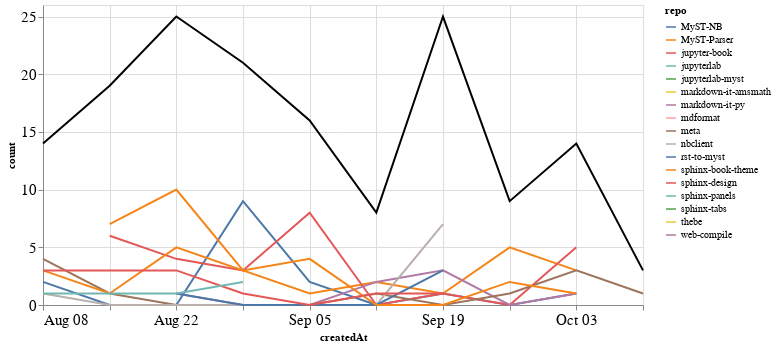

The cell this chart's notebook holds for it:
### Markdown cell above
### Comments

### Code cell
comments_time = comments.groupby('repo').resample('W', on='createdAt').count()['author'].reset_index()
comments_time = comments_time.rename(columns={'author': 'count'})
comments_time_total = comments_time.groupby('createdAt').agg({"count": "sum"}).reset_index()
ch1 = alt.Chart(comments_time, width=600).mark_line().encode(
    x='createdAt',
    y='count',
    color='repo',
    tooltip="repo"
)

ch2 = alt.Chart(comments_time_total, width=600).mark_line(color="black").encode(
    x='createdAt',
    y='count',
)

ch1 + ch2

### Figure 1 — Vega-Lite specification as saved in the notebook (floating-point values rounded to 4 significant figures)
{"config": {"axisLeft": {"labelFontSize": 15}, "axisBottom": {"labelFontSize": 15}}, "layer": [{"data": {"name": "data-629866b3200f2aa136e567824c971d2d"}, "mark": "line", "encoding": {"color": {"type": "nominal", "field": "repo"}, "tooltip": {"type": "nominal", "field": "repo"}, "x": {"type": "temporal", "field": "createdAt"}, "y": {"type": "quantitative", "field": "count"}}, "width": 600}, {"data": {"name": "data-b5569848549a3767781e23b18191d776"}, "mark": {"type": "line", "color": "black"}, "encoding": {"x": {"type": "temporal", "field": "createdAt"}, "y": {"type": "quantitative", "field": "count"}}, "width": 600}], "$schema": "https://vega.github.io/schema/vega-lite/v4.8.1.json", "datasets": {"data-629866b3200f2aa136e567824c971d2d": [{"repo": "MyST-NB", "createdAt": "2021-08-08T00:00:00", "count": 2}, {"repo": "MyST-NB", "createdAt": "2021-08-15T00:00:00", "count": 0}, {"repo": "MyST-NB", "createdAt": "2021-08-22T00:00:00", "count": 0}, {"repo": "MyST-NB", "createdAt": "2021-08-29T00:00:00", "count": 9}, {"repo": "MyST-NB", "createdAt": "2021-09-05T00:00:00", "count": 2}, {"repo": "MyST-NB", "createdAt": "2021-09-12T00:00:00", "count": 0}, {"repo": "MyST-NB", "createdAt": "2021-09-19T00:00:00", "count": 1}, {"repo": "MyST-NB", "createdAt": "2021-09-26T00:00:00", "count": 0}, {"repo": "MyST-NB", "createdAt": "2021-10-03T00:00:00", "count": 1}, {"repo": "MyST-Parser", "createdAt": "2021-08-15T00:00:00", "count": 7}, {"repo": "MyST-Parser", "createdAt": "2021-08-22T00:00:00", "count": 10}, {"repo": "MyST-Parser", "createdAt": "2021-08-29T00:00:00", "count": 3}, {"repo": "MyST-Parser", "createdAt": "2021-09-05T00:00:00", "count": 1}, {"repo": "MyST-Parser", "createdAt": "2021-09-12T00:00:00", "count": 2}, {"repo": "MyST-Parser", "createdAt": "2021-09-19T00:00:00", "count": 1}, {"repo": "MyST-Parser", "createdAt": "2021-09-26T00:00:00", "count": 5}, {"repo": "MyST-Parser", "createdAt": "2021-10-03T00:00:00", "count": 3}, {"repo": "jupyter-book", "createdAt": "2021-08-15T00:00:00", "count": 6}, {"repo": "jupyter-book", "createdAt": "2021-08-22T00:00:00", "count": 4}, {"repo": "jupyter-book", "createdAt": "2021-08-29T00:00:00", "count": 3}, {"repo": "jupyter-book", "createdAt": "2021-09-05T00:00:00", "count": 8}, {"repo": "jupyter-book", "createdAt": "2021-09-12T00:00:00", "count": 0}, {"repo": "jupyter-book", "createdAt": "2021-09-19T00:00:00", "count": 1}, {"repo": "jupyter-book", "createdAt": "2021-09-26T00:00:00", "count": 0}, {"repo": "jupyter-book", "createdAt": "2021-10-03T00:00:00", "count": 5}, {"repo": "jupyterlab", "createdAt": "2021-09-19T00:00:00", "count": 1}, {"repo": "jupyterlab-myst", "createdAt": "2021-09-19T00:00:00", "count": 7}, {"repo": "markdown-it-amsmath", "createdAt": "2021-09-12T00:00:00", "count": 1}, {"repo": "markdown-it-py", "createdAt": "2021-08-22T00:00:00", "count": 1}, {"repo": "markdown-it-py", "createdAt": "2021-08-29T00:00:00", "count": 0}, {"repo": "markdown-it-py", "createdAt": "2021-09-05T00:00:00", "count": 0}, {"repo": "markdown-it-py", "createdAt": "2021-09-12T00:00:00", "count": 2}, {"repo": "markdown-it-py", "createdAt": "2021-09-19T00:00:00", "count": 3}, {"repo": "markdown-it-py", "createdAt": "2021-09-26T00:00:00", "count": 0}, {"repo": "markdown-it-py", "createdAt": "2021-10-03T00:00:00", "count": 1}, {"repo": "mdformat", "createdAt": "2021-09-05T00:00:00", "count": 1}, {"repo": "meta", "createdAt": "2021-08-08T00:00:00", "count": 4}, {"repo": "meta", "createdAt": "2021-08-15T00:00:00", "count": 1}, {"repo": "meta", "createdAt": "2021-08-22T00:00:00", "count": 0}, {"repo": "meta", "createdAt": "2021-08-29T00:00:00", "count": 0}, {"repo": "meta", "createdAt": "2021-09-05T00:00:00", "count": 0}, {"repo": "meta", "createdAt": "2021-09-12T00:00:00", "count": 1}, {"repo": "meta", "createdAt": "2021-09-19T00:00:00", "count": 0}, {"repo": "meta", "createdAt": "2021-09-26T00:00:00", "count": 1}, {"repo": "meta", "createdAt": "2021-10-03T00:00:00", "count": 3}, {"repo": "meta", "createdAt": "2021-10-10T00:00:00", "count": 1}, {"repo": "nbclient", "createdAt": "2021-08-08T00:00:00", "count": 1}, {"repo": "nbclient", "createdAt": "2021-08-15T00:00:00", "count": 0}, {"repo": "nbclient", "createdAt": "2021-08-22T00:00:00", "count": 0}, {"repo": "nbclient", "createdAt": "2021-08-29T00:00:00", "count": 0}, {"repo": "nbclient", "createdAt": "2021-09-05T00:00:00", "count": 0}, {"repo": "nbclient", "createdAt": "2021-09-12T00:00:00", "count": 0}, {"repo": "nbclient", "createdAt": "2021-09-19T00:00:00", "count": 7}, {"repo": "rst-to-myst", "createdAt": "2021-08-22T00:00:00", "count": 1}, {"repo": "rst-to-myst", "createdAt": "2021-08-29T00:00:00", "count": 0}, {"repo": "rst-to-myst", "createdAt": "2021-09-05T00:00:00", "count": 0}, {"repo": "rst-to-myst", "createdAt": "2021-09-12T00:00:00", "count": 0}, {"repo": "rst-to-myst", "createdAt": "2021-09-19T00:00:00", "count": 3}, {"repo": "sphinx-book-theme", "createdAt": "2021-08-08T00:00:00", "count": 3}, {"repo": "sphinx-book-theme", "createdAt": "2021-08-15T00:00:00", "count": 1}, {"repo": "sphinx-book-theme", "createdAt": "2021-08-22T00:00:00", "count": 5}, {"repo": "sphinx-book-theme", "createdAt": "2021-08-29T00:00:00", "count": 3}, {"repo": "sphinx-book-theme", "createdAt": "2021-09-05T00:00:00", "count": 4}, {"repo": "sphinx-book-theme", "createdAt": "2021-09-12T00:00:00", "count": 0}, {"repo": "sphinx-book-theme", "createdAt": "2021-09-19T00:00:00", "count": 0}, {"repo": "sphinx-book-theme", "createdAt": "2021-09-26T00:00:00", "count": 2}, {"repo": "sphinx-book-theme", "createdAt": "2021-10-03T00:00:00", "count": 1}, {"repo": "sphinx-design", "createdAt": "2021-08-08T00:00:00", "count": 3}, {"repo": "sphinx-design", "createdAt": "2021-08-15T00:00:00", "count": 3}, {"repo": "sphinx-design", "createdAt": "2021-08-22T00:00:00", "count": 3}, {"repo": "sphinx-design", "createdAt": "2021-08-29T00:00:00", "count": 1}, {"repo": "sphinx-design", "createdAt": "2021-09-05T00:00:00", "count": 0}, {"repo": "sphinx-design", "createdAt": "2021-09-12T00:00:00", "count": 1}, {"repo": "sphinx-design", "createdAt": "2021-09-19T00:00:00", "count": 1}, {"repo": "sphinx-panels", "createdAt": "2021-08-08T00:00:00", "count": 1}, {"repo": "sphinx-panels", "createdAt": "2021-08-15T00:00:00", "count": 1}, {"repo": "sphinx-panels", "createdAt": "2021-08-22T00:00:00", "count": 1}, {"repo": "sphinx-panels", "createdAt": "2021-08-29T00:00:00", "count": 2}, {"repo": "sphinx-tabs", "createdAt": "2021-09-12T00:00:00", "count": 1}, {"repo": "thebe", "createdAt": "2021-10-10T00:00:00", "count": 2}, {"repo": "web-compile", "createdAt": "2021-09-26T00:00:00", "count": 1}], "data-b5569848549a3767781e23b18191d776": [{"createdAt": "2021-08-08T00:00:00", "count": 14}, {"createdAt": "2021-08-15T00:00:00", "count": 19}, {"createdAt": "2021-08-22T00:00:00", "count": 25}, {"createdAt": "2021-08-29T00:00:00", "count": 21}, {"createdAt": "2021-09-05T00:00:00", "count": 16}, {"createdAt": "2021-09-12T00:00:00", "count": 8}, {"createdAt": "2021-09-19T00:00:00", "count": 25}, {"createdAt": "2021-09-26T00:00:00", "count": 9}, {"createdAt": "2021-10-03T00:00:00", "count": 14}, {"createdAt": "2021-10-10T00:00:00", "count": 3}]}}
